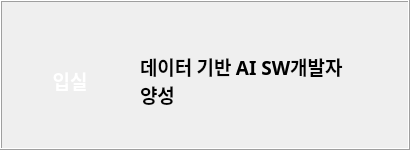
       <widget class="QFrame" name="frame_4">
        <property name="geometry">
         <rect>
          <x>20</x>
          <y>60</y>
          <width>410</width>
          <height>150</height>
         </rect>
        </property>
        <property name="minimumSize">
         <size>
          <width>410</width>
          <height>150</height>
         </size>
        </property>
        <property name="maximumSize">
         <size>
          <width>410</width>
          <height>150</height>
         </size>
        </property>
        <property name="font">
         <font>
          <family>맑은 고딕</family>
         </font>
        </property>
        <property name="frameShape">
         <enum>QFrame::Box</enum>
        </property>
        <property name="frameShadow">
         <enum>QFrame::Raised</enum>
        </property>
        <widget class="QLabel" name="label">
         <property name="geometry">
          <rect>
           <x>20</x>
           <y>30</y>
           <width>100</width>
           <height>100</height>
          </rect>
         </property>
         <property name="font">
          <font>
           <family>맑은 고딕</family>
          </font>
         </property>
         <property name="text">
          <string/>
         </property>
         <property name="pixmap">
          <pixmap>src/icon05.png</pixmap>
         </property>
         <property name="scaledContents">
          <bool>true</bool>
         </property>
        </widget>
        <widget class="QLabel" name="label_34">
         <property name="geometry">
          <rect>
           <x>140</x>
           <y>40</y>
           <width>230</width>
           <height>80</height>
          </rect>
         </property>
         <property name="baseSize">
          <size>
           <width>220</width>
           <height>30</height>
          </size>
         </property>
         <property name="font">
          <font>
           <family>맑은 고딕</family>
           <pointsize>14</pointsize>
           <weight>75</weight>
           <bold>true</bold>
          </font>
         </property>
         <property name="text">
          <string>데이터 기반 AI SW개발자 양성</string>
         </property>
         <property name="wordWrap">
          <bool>true</bool>
         </property>
        </widget>
        <widget class="QLabel" name="btn_more">
         <property name="geometry">
          <rect>
           <x>340</x>
           <y>120</y>
           <width>51</width>
           <height>18</height>
          </rect>
         </property>
         <property name="font">
          <font>
           <family>맑은 고딕</family>
          </font>
         </property>
         <property name="cursor">
          <cursorShape>PointingHandCursor</cursorShape>
         </property>
         <property name="styleSheet">
          <string notr="true"/>
         </property>
         <property name="text">
          <string/>
         </property>
         <property name="pixmap">
          <pixmap>src/icon01.png</pixmap>
         </property>
         <property name="scaledContents">
          <bool>true</bool>
         </property>
        </widget>
        <widget class="QLabel" name="label_state">
         <property name="geometry">
          <rect>
           <x>40</x>
           <y>60</y>
           <width>60</width>
           <height>40</height>
          </rect>
         </property>
         <property name="font">
          <font>
           <family>맑은 고딕</family>
           <pointsize>14</pointsize>
           <weight>75</weight>
           <bold>true</bold>
          </font>
         </property>
         <property name="styleSheet">
          <string notr="true">background-color: rgba(255, 255, 255, 0);
color: rgb(255, 255, 255);</string>
         </property>
         <property name="text">
          <string>입실</string>
         </property>
         <property name="alignment">
          <set>Qt::AlignCenter</set>
         </property>
        </widget>
        <zorder>label</zorder>
        <zorder>btn_more</zorder>
        <zorder>label_state</zorder>
        <zorder>label_34</zorder>
       </widget>
